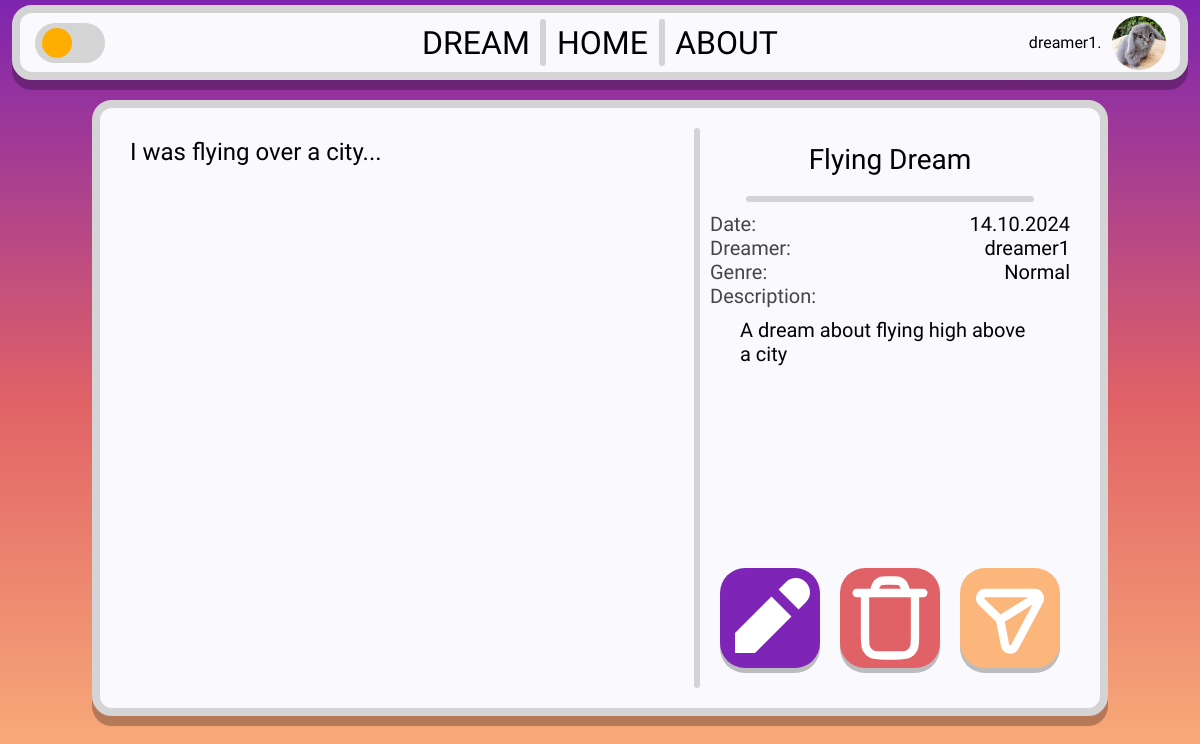
Page /dream/5ed0947f-4d8b-4fa4-aaa4-84408a59d760 (signed in) on the committed database.
### tables this page shows
CREATE TABLE users (
        user_id TEXT PRIMARY KEY,
        username TEXT NOT NULL UNIQUE,
        hash TEXT NOT NULL,
        email TEXT,
        admin BOOLEAN DEFAULT FALSE
    , verified bool);

CREATE TABLE dreams (
        dream_id TEXT PRIMARY KEY,
        content TEXT,
        title TEXT,
        description TEXT,
        author_id TEXT,
        tag TEXT,
        upload_date DATE NOT NULL,
        likes INTEGER DEFAULT 0, private BOOL,
        FOREIGN KEY (author_id) REFERENCES users(user_id)
    );

### app.py (the view)
@app.route("/dream/<dream_id>")
def dream(dream_id):
    username, user_id = get_session_info()
    profile_pic = get_profile_picture(user_id)
    with db:
        cursor.execute("SELECT * FROM dreams WHERE dream_id = ?", (dream_id,))
        dream = cursor.fetchone()
        if dream is None:
            return "Dream not found", 404
        else:
            content = dream[1]
            title = dream[2]
            description = dream[3]
            author_id = dream[4]
            tag = dream[5]
            upload_date = dream[6]
            upload_date = datetime.strptime(upload_date, "%Y-%m-%d")
            upload_date = upload_date.strftime("%d.%m.%Y")
            cursor.execute("SELECT username FROM users WHERE user_id = ?", (author_id,))
            author_name = cursor.fetchone()[0]
    if user_id == author_id:
        user_is_author = True
    else:
        user_is_author = False
    return render_template(
        "dream.html",
        dream_id=dream_id,
        id=dream_id,
        title=title,
        content=content,
        author=author_name,
        tag=tag,
        upload_date=upload_date,
        description=description,
        user_is_author=user_is_author,
        username=username,
        user_id=user_id,
        profile_pic=profile_pic,
    )

### app.py (called while the page is built)
def get_profile_picture(user_id):
    if user_id is None:
        return None
    exts = ["png", "jpg", "jpeg", "gif", "webp", "jfif"]
    for ext in exts:
        if os.path.exists(f"{user_id}.{ext}"):
            return f"{user_id}.{ext}"
    return "default.jpg"

def get_session_info():
    if "username" in session:
        username = session.get("username")
        user_id = session.get("user_id")
    else:
        username = None
        user_id = None
    return username, user_id

### templates/dream.html (shortened to what this page needs)
<!DOCTYPE html>
<html lang="en">
<head>
    <link rel="stylesheet" href="{{ url_for('static', filename='css/dream.css') }}">
    <link rel="stylesheet" href="{{ url_for('static', filename='css/base.css') }}">
</head>
<body>
    <div class="header-container">
        <div class="header-left">
            <label class="switch" id="dark-mode-switch">
                <span class="slider round"></span>
            </label>
        </div>
        <div class="header-mid">
            <div class="header-buttons dreams-button">DREAM</div>
            <div class="vl" style="height: 80%;"></div>
            <div class="header-buttons home-button">HOME</div>
            <div class="vl" style="height: 80%;"></div>
            <div class="header-buttons about-button">ABOUT</div>
        </div>
        <div class="header-right">
            {% if username %}
            <span id="user-name">{{ username }}.</span>
            <img src="{{ url_for('static', filename='images/profilephotos/' + profile_pic) }}" id="pfp">
            {% else %}
            <a href="{{ url_for('login') }}" class="header-buttons">LOGIN</a>
            {% endif %}
        </div>
    </div>
    <div class="main-content">
        <div class="dream-content">
            {{ content }}
        </div>
        <div class="vl" style="height: 100%;" id="dream-seperator"></div>
        <div class="info-and-buttons">
            <div class="dream-title">{{ title }}</div>
            <div class="hl" style="width: 80%; align-self: center;"></div>
            <div class="dream-info">
                <div class="dream-info-left">
                    Date:<br>
                    Dreamer:<br>
                    Genre:<br>
                    Description:<br>
                </div>
                <div class="dream-info-right">
                    {{ upload_date }}<br>
                    {{ author }}<br>
                    {{ tag }}<br>
                </div>
            </div>
            <div class="dream-description">
                {{ description }}
            </div>
    <div class="dream-options">
        {% if user_is_author %}
            <div class="dream-buttons edit-dream-button">
            </div>
            <div class="dream-buttons delete-dream-button">
            </div>
        {% endif %}
        <div class="dream-buttons share-dream-button">
        </div>
    </div>
</div>
</div>
</body>
</html>

### static/css/dream.css (style rules this page uses)
.main-content { background-color: #FAFAFE; border: 8px solid #D4D4D4; border-radius: 20px; width: 80%; height: 70%; box-shadow: 0px 10px 0px 0px rgba(0,0,0,0.26); -webkit-box-shadow: 0px 10px 0px 0px rgba(0,0,0,0.26); -moz-box-shadow: 0px 10px 0px 0px rgba(0,0,0,0.26); padding: 20px; margin: 20px; display: flex; flex-direction: row; justify-content: baseline; }
.dream-content { padding: 10px; flex: 2; overflow-y: scroll; }
.info-and-buttons { display: flex; flex-direction: column; align-items: center; padding: 10px; flex: 1; }
.dream-content { font-family: 'Kumbh Sans', sans-serif; font-size: 24px; }
.dream-title { font-family: 'Krona One', sans-serif; font-size: 28px; margin: 5px; margin-bottom: 20px; }
.dream-info { width: 100%; display: flex; flex-direction: row; justify-content: space-between; margin-top: 10px; }
.dream-info-left, .dream-info-right { font-size: 20px; font-family: 'Krona One', sans-serif; }
.dream-info-left { text-align: left; color: #454545; }
.dream-info-right { text-align: right; color: #000000; }
.dream-description { font-family: 'Kumbh Sans', sans-serif; font-size: 20px; margin-top: 10px; margin-left: 30px; margin-right: 30px; text-align: left; overflow-y: scroll; flex: 1; }
.dream-options { display: flex; flex-direction: row; justify-content: space-between; margin-top: 20px; }
.dream-buttons { height: 100px; width: 100px; border-radius: 25px; color: #fff; margin: 10px; cursor: pointer; display: flex; justify-content: center; align-items: center; transition: transform 0.2s; box-shadow: 0px 5px 0px 0px rgba(0,0,0,0.25); }
.edit-dream-button { background-color: #7E24B6; }
.delete-dream-button { background-color: #E16266; }
.share-dream-button { background-color: #FCB67C; }

### static/css/base.css (style rules this page uses)
html { height: 100%; width: 100%; }
body { width: 100%; height: 100%; margin: 0; padding: 0; background: rgb(126,36,176); background: -moz-linear-gradient(180deg, rgba(126,36,176,1) 0%, rgba(225,98,102,1) 50%, rgba(252,182,124,1) 100%); background: -webkit-linear-gradient(180deg, rgba(126,36,176,1) 0%, rgba(225,98,102,1) 50%, rgba(252,182,124,1) 100%); background: linear-gradient(180deg, rgba(126,36,176,1) 0%, rgba(225,98,102,1) 50%, rgba(252,182,124,1) 100%); background-repeat: no-repeat; background-attachment: fixed; background-size: cover; filter: progid:DXImageTransform.Microsoft.gradient(startColorstr="#7e24b0",endColorstr="#fcb67c",GradientType=1); font-family: 'Kumbh Sans', sans-serif; padding-top: 5px; display: flex; flex-direction: column; align-items: center; color: black; }
.header-container { display: flex; justify-content: center; align-items: center; background-color: #FAFAFE; border: #D4D4D4 8px solid; border-radius: 20px; width: 98%; height: 75px; font-family: 'Sulphur Point', sans-serif; box-shadow: 0px 10px 0px 0px rgba(0,0,0,0.26); -webkit-box-shadow: 0px 10px 0px 0px rgba(0,0,0,0.26); -moz-box-shadow: 0px 10px 0px 0px rgba(0,0,0,0.26); box-sizing: border-box; }
.vl { border-left: 6px solid #D4D4D4; border-radius: 20px; }
.hl { border-top: 6px solid #D4D4D4; border-radius: 20px; }
.header-left, .header-right, .header-mid { display: flex; justify-content: center; align-items: center; width: 32.5%; height: 100%; }
.header-mid { justify-content: space-evenly; }
.header-left { justify-content: start; }
.header-right { justify-content: end; }
.header-buttons { background-color: rgba(255, 255, 255, 0); padding: 8px; transition: 0.2s; font-weight: lighter; border-radius: 10px; font-size: 32px; }
#pfp { width: 54px; height: 54px; border-radius: 50%; margin-left: 10px; cursor: pointer; }
.switch { position: relative; display: inline-block; width: 70px; height: 40px; }
.slider { position: absolute; cursor: pointer; top: 0; left: 0; right: 0; bottom: 0; background-color: #D4D4D4; -webkit-transition: .4s; transition: .4s; }
.slider:before { position: absolute; content: ""; height: 30px; width: 30px; left: 7px; bottom: 5px; background-color: #FFAE00; -webkit-transition: .3s; transition: .3s; }
.slider.round { border-radius: 34px; }
.slider.round:before { border-radius: 50%; }

### rows in the picture
users: username "dreamer1"
dreams: content "I was flying over a city...", title "Flying Dream", tag "Normal", description "A dream about flying high above a city"

### other values in the picture
{{ upload_date }} "14.10.2024"
